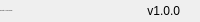
              <widget class="QFrame" name="bottomBar">
               <property name="minimumSize">
                <size>
                 <width>0</width>
                 <height>22</height>
                </size>
               </property>
               <property name="maximumSize">
                <size>
                 <width>16777215</width>
                 <height>22</height>
                </size>
               </property>
               <property name="frameShape">
                <enum>QFrame::NoFrame</enum>
               </property>
               <property name="frameShadow">
                <enum>QFrame::Raised</enum>
               </property>
               <layout class="QHBoxLayout" name="horizontalLayout_5">
                <property name="spacing">
                 <number>0</number>
                </property>
                <property name="leftMargin">
                 <number>0</number>
                </property>
                <property name="topMargin">
                 <number>0</number>
                </property>
                <property name="rightMargin">
                 <number>0</number>
                </property>
                <property name="bottomMargin">
                 <number>0</number>
                </property>
                <item>
                 <widget class="QLabel" name="creditsLabel">
                  <property name="maximumSize">
                   <size>
                    <width>16777215</width>
                    <height>16</height>
                   </size>
                  </property>
                  <property name="font">
                   <font>
                    <family>Segoe UI</family>
                    <pointsize>-1</pointsize>
                    <italic>false</italic>
                    <bold>false</bold>
                   </font>
                  </property>
                  <property name="text">
                   <string>Copyright (c) 2023 HWcoms</string>
                  </property>
                  <property name="alignment">
                   <set>Qt::AlignLeading|Qt::AlignLeft|Qt::AlignVCenter</set>
                  </property>
                 </widget>
                </item>
                <item>
                 <widget class="QLabel" name="version">
                  <property name="text">
                   <string>v1.0.0</string>
                  </property>
                  <property name="alignment">
                   <set>Qt::AlignRight|Qt::AlignTrailing|Qt::AlignVCenter</set>
                  </property>
                 </widget>
                </item>
                <item>
                 <widget class="QFrame" name="frame_size_grip">
                  <property name="minimumSize">
                   <size>
                    <width>20</width>
                    <height>0</height>
                   </size>
                  </property>
                  <property name="maximumSize">
                   <size>
                    <width>20</width>
                    <height>16777215</height>
                   </size>
                  </property>
                  <property name="frameShape">
                   <enum>QFrame::NoFrame</enum>
                  </property>
                  <property name="frameShadow">
                   <enum>QFrame::Raised</enum>
                  </property>
                 </widget>
                </item>
               </layout>
              </widget>
